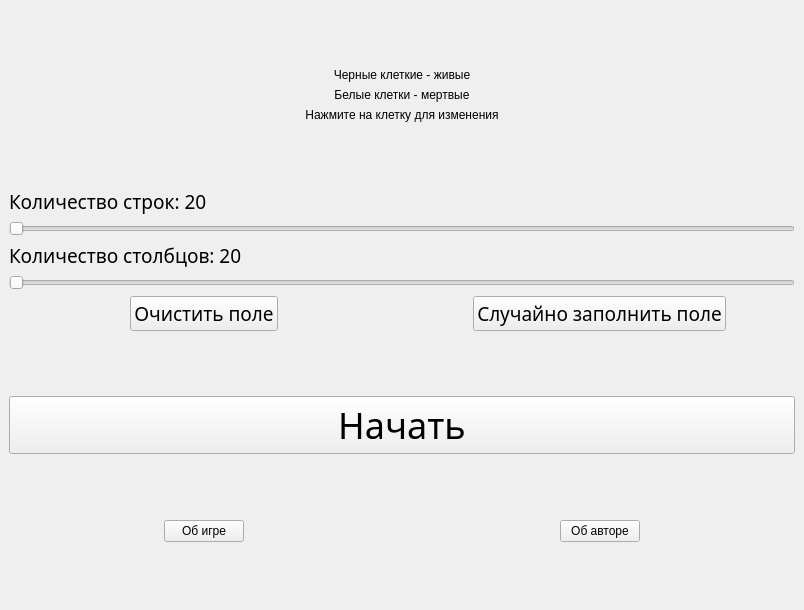
<?xml version="1.0" encoding="UTF-8"?>
<ui version="4.0">
 <class>MainWindow</class>
 <widget class="QMainWindow" name="MainWindow">
  <property name="geometry">
   <rect>
    <x>0</x>
    <y>0</y>
    <width>804</width>
    <height>610</height>
   </rect>
  </property>
  <property name="windowTitle">
   <string>Игра &quot;Жизнь&quot;</string>
  </property>
  <widget class="QWidget" name="centralwidget">
   <layout class="QGridLayout" name="gridLayout_2">
    <item row="0" column="0">
     <layout class="QHBoxLayout" name="mainLayout">
      <item>
       <layout class="QVBoxLayout" name="controlLayout">
        <item>
         <spacer name="controlVerticalSpacer0">
          <property name="orientation">
           <enum>Qt::Vertical</enum>
          </property>
          <property name="sizeHint" stdset="0">
           <size>
            <width>20</width>
            <height>40</height>
           </size>
          </property>
         </spacer>
        </item>
        <item>
         <widget class="QLabel" name="liveCellColourInfo">
          <property name="styleSheet">
           <string notr="true">font: 22pt &quot;Trebuchet MS&quot;;</string>
          </property>
          <property name="text">
           <string>Черные клеткие - живые</string>
          </property>
          <property name="alignment">
           <set>Qt::AlignHCenter|Qt::AlignTop</set>
          </property>
         </widget>
        </item>
        <item>
         <widget class="QLabel" name="deadCellColourInfo">
          <property name="styleSheet">
           <string notr="true">font: 22pt &quot;Trebuchet MS&quot;;</string>
          </property>
          <property name="text">
           <string>Белые клетки - мертвые</string>
          </property>
          <property name="alignment">
           <set>Qt::AlignHCenter|Qt::AlignTop</set>
          </property>
         </widget>
        </item>
        <item>
         <widget class="QLabel" name="clickInfo">
          <property name="styleSheet">
           <string notr="true">font: 22pt &quot;Trebuchet MS&quot;;</string>
          </property>
          <property name="text">
           <string>Нажмите на клетку для изменения</string>
          </property>
          <property name="alignment">
           <set>Qt::AlignHCenter|Qt::AlignTop</set>
          </property>
         </widget>
        </item>
        <item>
         <spacer name="controlVerticalSpacer1">
          <property name="orientation">
           <enum>Qt::Vertical</enum>
          </property>
          <property name="sizeHint" stdset="0">
           <size>
            <width>20</width>
            <height>40</height>
           </size>
          </property>
         </spacer>
        </item>
        <item>
         <widget class="QLabel" name="rowCountSliderInfo">
          <property name="font">
           <font>
            <family>Trebuchet MS</family>
            <pointsize>14</pointsize>
           </font>
          </property>
          <property name="text">
           <string>Количество строк: 20</string>
          </property>
          <property name="alignment">
           <set>Qt::AlignBottom|Qt::AlignLeading|Qt::AlignLeft</set>
          </property>
         </widget>
        </item>
        <item>
         <widget class="QSlider" name="rowCountSlider">
          <property name="orientation">
           <enum>Qt::Horizontal</enum>
          </property>
         </widget>
        </item>
        <item>
         <widget class="QLabel" name="columnCountSliderInfo">
          <property name="font">
           <font>
            <family>Trebuchet MS</family>
            <pointsize>14</pointsize>
           </font>
          </property>
          <property name="text">
           <string>Количество столбцов: 20</string>
          </property>
          <property name="alignment">
           <set>Qt::AlignBottom|Qt::AlignLeading|Qt::AlignLeft</set>
          </property>
         </widget>
        </item>
        <item>
         <widget class="QSlider" name="columnCountSlider">
          <property name="orientation">
           <enum>Qt::Horizontal</enum>
          </property>
         </widget>
        </item>
        <item>
         <layout class="QHBoxLayout" name="cellPopulationOptionsLayout">
          <item alignment="Qt::AlignHCenter">
           <widget class="QPushButton" name="emptyGridButton">
            <property name="font">
             <font>
              <family>Trebuchet MS</family>
              <pointsize>14</pointsize>
             </font>
            </property>
            <property name="text">
             <string>Очистить поле</string>
            </property>
           </widget>
          </item>
          <item alignment="Qt::AlignHCenter">
           <widget class="QPushButton" name="randomGridButton">
            <property name="font">
             <font>
              <family>Trebuchet MS</family>
              <pointsize>14</pointsize>
             </font>
            </property>
            <property name="text">
             <string>Случайно заполнить поле</string>
            </property>
           </widget>
          </item>
         </layout>
        </item>
        <item>
         <spacer name="controlVerticalSpacer2">
          <property name="orientation">
           <enum>Qt::Vertical</enum>
          </property>
          <property name="sizeHint" stdset="0">
           <size>
            <width>20</width>
            <height>40</height>
           </size>
          </property>
         </spacer>
        </item>
        <item>
         <widget class="QPushButton" name="startOrStopEvolvingButton">
          <property name="font">
           <font>
            <family>Trebuchet MS</family>
            <pointsize>27</pointsize>
           </font>
          </property>
          <property name="text">
           <string>Начать</string>
          </property>
         </widget>
        </item>
        <item>
         <spacer name="controlVerticalSpacer3">
          <property name="orientation">
           <enum>Qt::Vertical</enum>
          </property>
          <property name="sizeHint" stdset="0">
           <size>
            <width>20</width>
            <height>40</height>
           </size>
          </property>
         </spacer>
        </item>
        <item>
         <layout class="QHBoxLayout" name="aboutButtons">
          <item alignment="Qt::AlignHCenter">
           <widget class="QPushButton" name="aboutButton">
            <property name="text">
             <string>Об игре</string>
            </property>
           </widget>
          </item>
          <item alignment="Qt::AlignHCenter">
           <widget class="QPushButton" name="authorButton">
            <property name="text">
             <string>Об авторе</string>
            </property>
           </widget>
          </item>
         </layout>
        </item>
        <item>
         <spacer name="controlVerticalSpacer4">
          <property name="orientation">
           <enum>Qt::Vertical</enum>
          </property>
          <property name="sizeHint" stdset="0">
           <size>
            <width>20</width>
            <height>40</height>
           </size>
          </property>
         </spacer>
        </item>
       </layout>
      </item>
      <item>
       <layout class="QVBoxLayout" name="gridLayout"/>
      </item>
     </layout>
    </item>
   </layout>
  </widget>
 </widget>
 <resources/>
 <connections/>
</ui>
